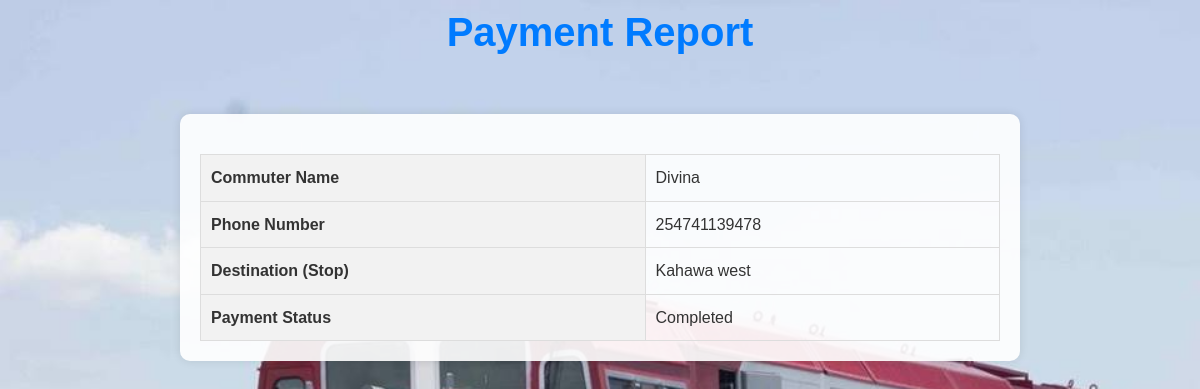
Page /report/2 on the earlier database version.
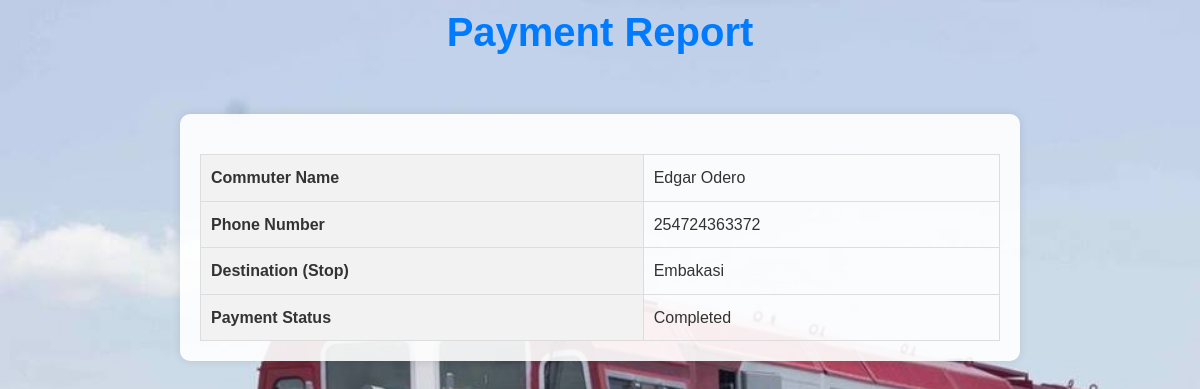
Same page on the later database version.
### tables this page shows
CREATE TABLE commuters (
            id INTEGER PRIMARY KEY,
            name TEXT NOT NULL CHECK(LENGTH(name) <= 15),
            contact_info TEXT NOT NULL UNIQUE CHECK(LENGTH(contact_info) = 10),
            CONSTRAINT contact_info_digits CHECK(contact_info GLOB '[0-9]*')
        );

CREATE TABLE payments (
            id INTEGER PRIMARY KEY,
            booking_id INTEGER,
            fare REAL,
            payment_method TEXT,
            payment_time TIMESTAMP DEFAULT CURRENT_TIMESTAMP,
            phone_number TEXT,
            payment_status TEXT DEFAULT 'pending',
            FOREIGN KEY (booking_id) REFERENCES bookings (id)
        );

CREATE TABLE bookings (
            id INTEGER PRIMARY KEY,
            user_id INTEGER,
            route TEXT,
            stop TEXT,
            fare REAL,
            status TEXT DEFAULT 'pending',
            payment_status TEXT DEFAULT 'pending',
            FOREIGN KEY (user_id) REFERENCES commuters (id)
        );

### app.py (the view)
@app.route('/report/<int:booking_id>', methods=['GET'])
def report(booking_id):
    conn = sqlite3.connect('commuters.db')
    cursor = conn.cursor()
    cursor.execute('''
        SELECT c.name, p.phone_number, b.stop, p.payment_status
        FROM commuters c
        JOIN bookings b ON c.id = b.user_id
        JOIN payments p ON b.id = p.booking_id
        WHERE b.id = ?
    ''', (booking_id,))
    report_data = cursor.fetchone()
    conn.close()
    print("Report Data:", report_data)
    if report_data:
        return render_template('report.html', report=report_data)
    else:
        flash('No report found for this booking.', 'error')
        return redirect(url_for('index'))

### templates/report.html (shortened to what this page needs)
<!DOCTYPE html>
<html lang="en">
<head>
    <link rel="stylesheet" href="{{ url_for('static', filename='styles.css') }}">
</head>
<body>
    <header>
        <h1>Payment Report</h1>
    </header>
    <div class="container">
        <table>
            <tr>
                <th>Commuter Name</th>
                <td>{{ report[0] }}</td>
            </tr>
            <tr>
                <th>Phone Number</th>
                <td>{{ report[1] }}</td>
            </tr>
            <tr>
                <th>Destination (Stop)</th>
                <td>{{ report[2] }}</td>
            </tr>
            <tr>
                <th>Payment Status</th>
                <td>{{ report[3] }}</td>
            </tr>
        </table>
    </div>
</body>
</html>

### static/styles.css (style rules this page uses)
body, h1, h2, h3, p, ul { margin: 0; padding: 0; font-family: Arial, sans-serif; color: #333; line-height: 1.6; }
body { background: url('/static/background.jpg') no-repeat center center fixed; background-size: cover; }
.container { max-width: 800px; margin: 50px auto; padding: 20px; background-color: rgba(255, 255, 255, 0.9); box-shadow: 0 0 10px rgba(0, 0, 0, 0.1); border-radius: 10px; }
header { text-align: center; margin-bottom: 20px; }
header h1 { font-size: 2.5em; color: #007BFF; }
table { width: 100%; border-collapse: collapse; margin-top: 20px; }
table, th, td { border: 1px solid #ddd; }
th, td { padding: 10px; text-align: left; }
th { background-color: #f2f2f2; }

Differences in the rows shown:
removed payments: phone_number "254741139478", payment_status "Completed"
changed commuters: name "Divina" → "Edgar Odero"
now on this page (row edited): payments: phone_number "254724363372", payment_status "Completed"
changed bookings: stop "Kahawa west" → "Embakasi"
